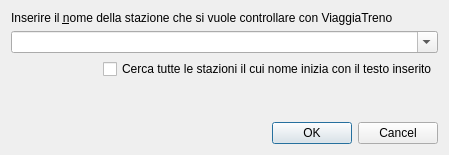
<?xml version="1.0" encoding="UTF-8"?>
<ui version="4.0">
 <class>dlgNomeStazione</class>
 <widget class="QDialog" name="dlgNomeStazione">
  <property name="geometry">
   <rect>
    <x>0</x>
    <y>0</y>
    <width>449</width>
    <height>155</height>
   </rect>
  </property>
  <property name="windowTitle">
   <string>Monitoraggio stazione</string>
  </property>
  <property name="modal">
   <bool>true</bool>
  </property>
  <layout class="QVBoxLayout" name="verticalLayout">
   <item>
    <widget class="QLabel" name="labelNomeStazione">
     <property name="text">
      <string>Inserire il &amp;nome della stazione che si vuole controllare con ViaggiaTreno</string>
     </property>
     <property name="buddy">
      <cstring>comboBoxNomeStazione</cstring>
     </property>
    </widget>
   </item>
   <item>
    <widget class="QComboBox" name="comboBoxNomeStazione">
     <property name="editable">
      <bool>true</bool>
     </property>
     <property name="frame">
      <bool>true</bool>
     </property>
    </widget>
   </item>
   <item>
    <layout class="QHBoxLayout" name="horizontalLayout">
     <item>
      <spacer name="horizontalSpacer">
       <property name="orientation">
        <enum>Qt::Horizontal</enum>
       </property>
       <property name="sizeHint" stdset="0">
        <size>
         <width>40</width>
         <height>20</height>
        </size>
       </property>
      </spacer>
     </item>
     <item>
      <widget class="QCheckBox" name="checkBoxCercaTutte">
       <property name="text">
        <string>Cerca tutte le stazioni il cui nome inizia con il testo inserito</string>
       </property>
      </widget>
     </item>
    </layout>
   </item>
   <item>
    <spacer name="verticalSpacer">
     <property name="orientation">
      <enum>Qt::Vertical</enum>
     </property>
     <property name="sizeHint" stdset="0">
      <size>
       <width>20</width>
       <height>40</height>
      </size>
     </property>
    </spacer>
   </item>
   <item>
    <widget class="QDialogButtonBox" name="buttonBox">
     <property name="orientation">
      <enum>Qt::Horizontal</enum>
     </property>
     <property name="standardButtons">
      <set>QDialogButtonBox::Cancel|QDialogButtonBox::Ok</set>
     </property>
    </widget>
   </item>
  </layout>
 </widget>
 <tabstops>
  <tabstop>comboBoxNomeStazione</tabstop>
  <tabstop>checkBoxCercaTutte</tabstop>
  <tabstop>buttonBox</tabstop>
 </tabstops>
 <resources/>
 <connections>
  <connection>
   <sender>buttonBox</sender>
   <signal>accepted()</signal>
   <receiver>dlgNomeStazione</receiver>
   <slot>accept()</slot>
   <hints>
    <hint type="sourcelabel">
     <x>222</x>
     <y>107</y>
    </hint>
    <hint type="destinationlabel">
     <x>157</x>
     <y>111</y>
    </hint>
   </hints>
  </connection>
  <connection>
   <sender>buttonBox</sender>
   <signal>rejected()</signal>
   <receiver>dlgNomeStazione</receiver>
   <slot>reject()</slot>
   <hints>
    <hint type="sourcelabel">
     <x>290</x>
     <y>107</y>
    </hint>
    <hint type="destinationlabel">
     <x>286</x>
     <y>111</y>
    </hint>
   </hints>
  </connection>
 </connections>
</ui>
